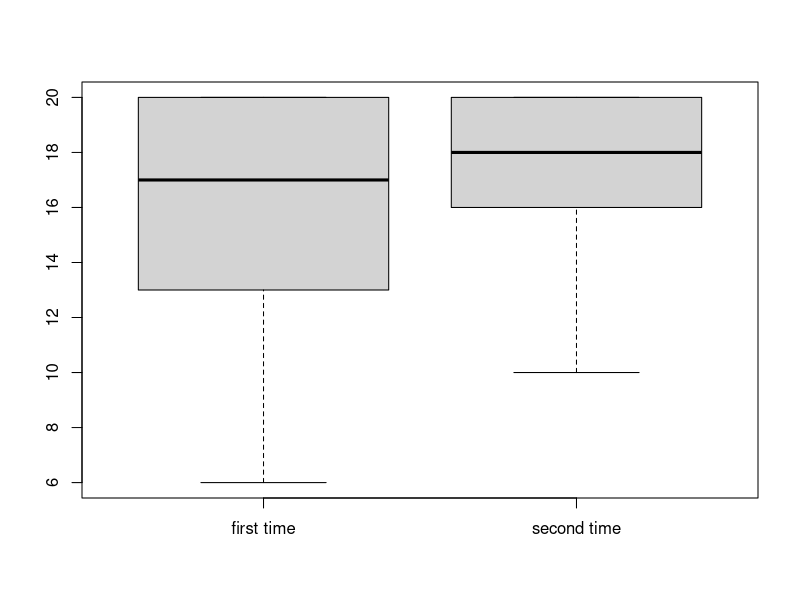
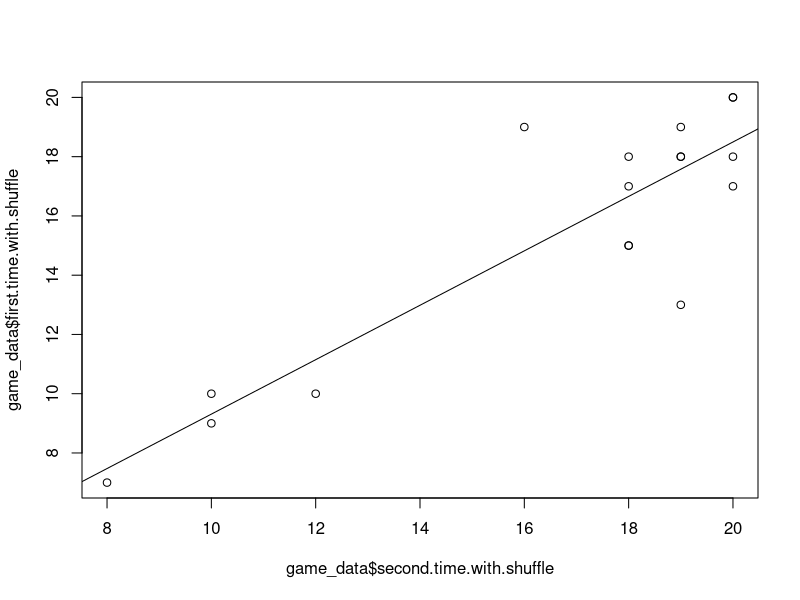
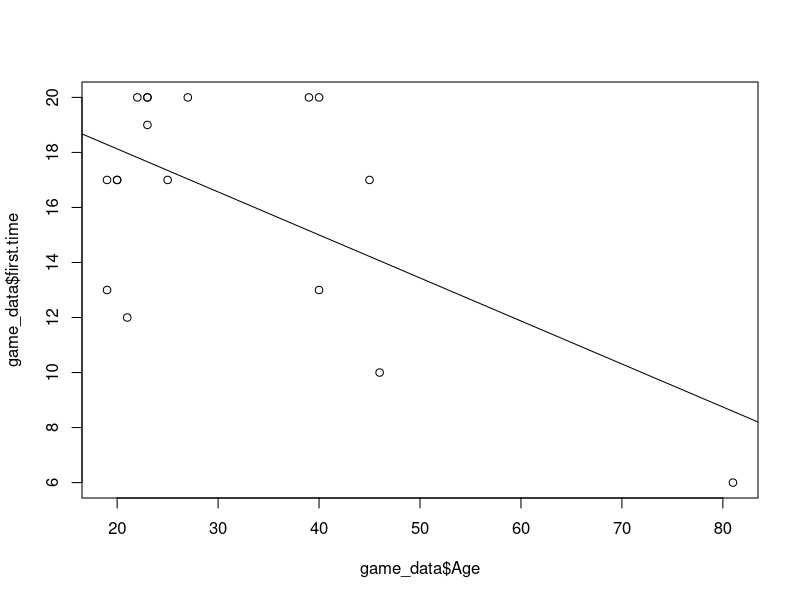
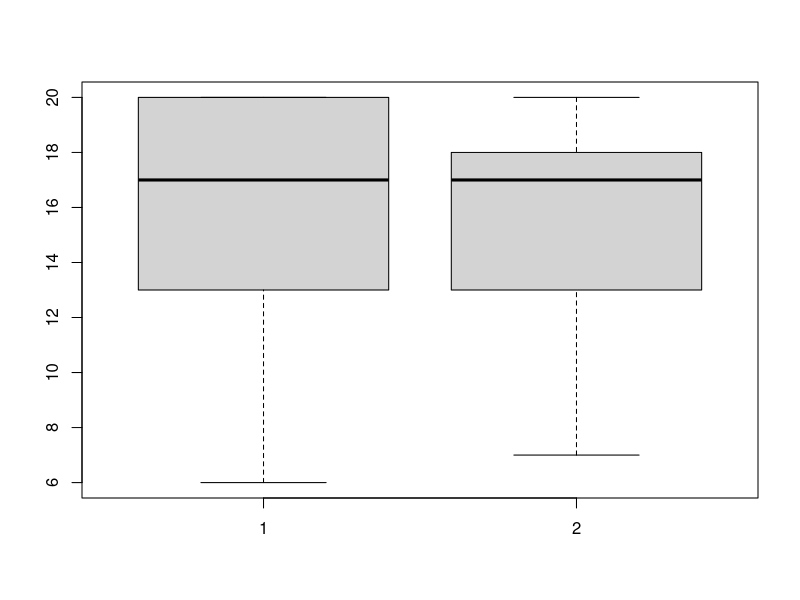

Write the R code that produced these figures, in order.
## ---- chunk 1
library(knitr)
game_data = read.csv('data.csv');
kable(head(game_data));
## ---- chunk 2
kable(summary(game_data));
## ---- chunk 3
observed_first_score <-game_data$first.time;
observed_second_score <-game_data$second.time;
boxplot(observed_first_score,observed_second_score, names = c('first time','second time'));
pValue = t.test(observed_first_score,observed_second_score, alternative = "less")$p.value;
cat("p-value = ",pValue)
## ---- chunk 4
contingencyTable = table(game_data$gender,game_data$Gamer);
kable(contingencyTable);
fisher.test(contingencyTable)
## ---- chunk 5
linear_reg_mode = lm(game_data$first.time.with.shuffle~game_data$second.time.with.shuffle,game_data);
plot(game_data$first.time.with.shuffle~game_data$second.time.with.shuffle,game_data);
abline(linear_reg_mode)
## ---- chunk 6
summary(linear_reg_mode)
## ---- chunk 7
linear_reg_mode_age = lm(game_data$first.time~game_data$Age);
plot(game_data$first.time~game_data$Age);
abline(linear_reg_mode_age)
## ---- chunk 8
summary(linear_reg_mode_age)
## ---- chunk 9
boxplot(game_data$first.time,game_data$first.time.with.shuffle)
t.test(game_data$first.time,game_data$first.time.with.shuffle, alternative = "greater")
